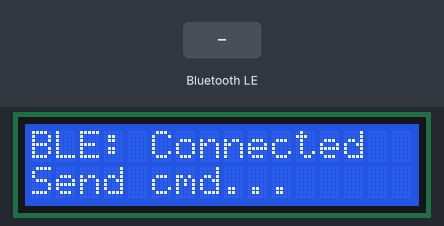
A sketch run on a simulated ESP32. Parts: 16×2 character LCD. The inputs (shaded band) are chosen by the test bench. Nothing arrives over Bluetooth unless stated; a phone connects over Bluetooth LE 3 s after start.

Above: at 3.6 s.
3.7 s: Bluetooth LE write "1" received
At 4.0 s:
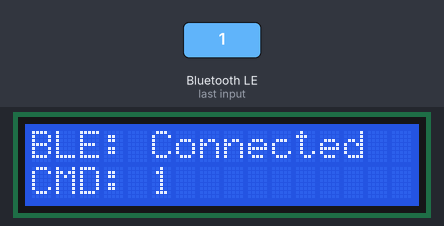
5.2 s: Bluetooth LE write "0" received
At 6.3 s:
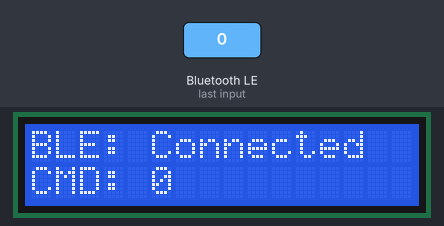
6.7 s: Bluetooth LE write "2" received
At 7.5 s:
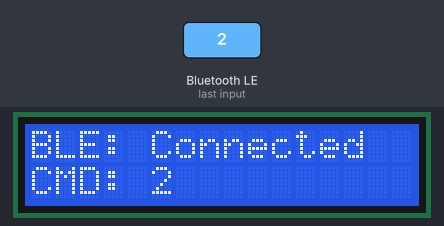
Timing chart, 0 to 9.7 s (numbered marks = the images above; inputs shaded):
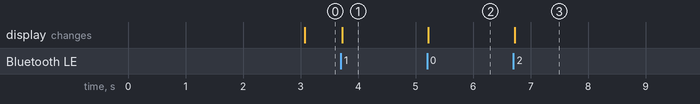

The sketch:

xiao_esp_rccar.ino
```cpp
#include <Arduino.h>
#include <LiquidCrystal.h>
#include <BLEDevice.h>
#include <BLEServer.h>
#include <BLEUtils.h>

// LCD wiring: RS, E, D4, D5, D6, D7
LiquidCrystal lcd(2, 3, 4, 5, 6, 7);

// BLE globals
BLECharacteristic* pCharacteristic = nullptr;
volatile bool g_connected = false;
volatile bool g_connChanged = false;
volatile bool g_cmdUpdated = false;
String g_lastCmd = "";

// BLE callbacks
class MyServerCallbacks : public BLEServerCallbacks {
  void onConnect(BLEServer* /*pServer*/) override {
    g_connected = true;
    g_connChanged = true;
  }
  void onDisconnect(BLEServer* pServer) override {
    g_connected = false;
    g_connChanged = true;
    pServer->getAdvertising()->start();
  }
};

class MyWriteCallbacks : public BLECharacteristicCallbacks {
  void onWrite(BLECharacteristic* ch) override {
    String v = ch->getValue();
    if (v.length() > 0) {
      g_lastCmd = v;
      g_cmdUpdated = true;
      // Send only the first character (like 'F') to Arduino via UART
      Serial1.write(v[0]);
    }
  }
};

void showDisconnected() {
  lcd.clear();
  lcd.setCursor(0, 0);
  lcd.print("BLE: Disconnected");
  lcd.setCursor(0, 1);
  lcd.print("Waiting...");
}

void showConnected() {
  lcd.clear();
  lcd.setCursor(0, 0);
  lcd.print("BLE: Connected");
  lcd.setCursor(0, 1);
  lcd.print("Send cmd...");
}

void showCommand(const String& cmd) {
  lcd.clear();
  lcd.setCursor(0, 0);
  lcd.print("BLE: Connected");
  lcd.setCursor(0, 1);
  lcd.print("CMD: ");
  lcd.print(cmd.substring(0, 11));
}

void setup() {
  // LCD
  lcd.begin(16, 2);
  showDisconnected();

  // UART to Arduino using GPIO 21 (TX)
  Serial1.begin(9600, SERIAL_8N1, -1, 21);  // TX = GPIO21, no RX

  // BLE setup
  BLEDevice::init("XIAO-Car");
  BLEServer* pServer = BLEDevice::createServer();
  pServer->setCallbacks(new MyServerCallbacks());

  BLEService* pService = pServer->createService("4fafc201-1fb5-459e-8fcc-c5c9c331914b");
  pCharacteristic = pService->createCharacteristic(
      "beb5483e-36e1-4688-b7f5-ea07361b26a8",
      BLECharacteristic::PROPERTY_WRITE
  );
  pCharacteristic->setCallbacks(new MyWriteCallbacks());

  pService->start();
  pServer->getAdvertising()->addServiceUUID("4fafc201-1fb5-459e-8fcc-c5c9c331914b");
  pServer->getAdvertising()->start();
}

void loop() {
  if (g_connChanged) {
    g_connChanged = false;
    if (g_connected) showConnected();
    else showDisconnected();
  }

  if (g_cmdUpdated) {
    g_cmdUpdated = false;
    showCommand(g_lastCmd);
  }
}
```

Measured:
- after the input at 3.7 s, the display: changes at once (image 1)
- after the input at 5.2 s, the display: changes at once (image 2)
- after the input at 6.7 s, the display: changes at once (image 3)
